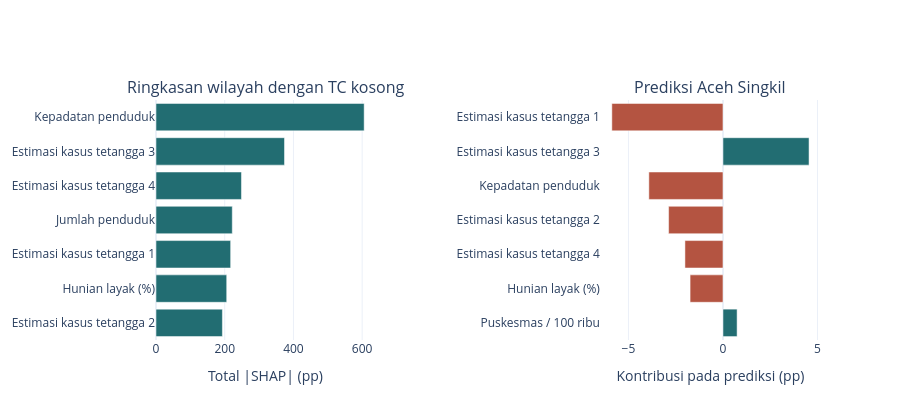

Notebook source saved alongside this figure:
### Code cell
LABELS = {
    "penduduk_jiwa": "Jumlah penduduk",
    "kepadatan_jiwa_km2": "Kepadatan penduduk",
    "penduduk_miskin_pct": "Penduduk miskin (%)",
    "rt_hunian_layak_pct": "Hunian layak (%)",
    "puskesmas_per_100rb_penduduk": "Puskesmas / 100 ribu",
    "wilayah_kota": "Status kota",
}
for position in range(1, MAX_NEIGHBORS + 1):
    LABELS[f"kasus_tetangga_{position}"] = f"Estimasi kasus tetangga {position}"
    LABELS[f"laju_tetangga_{position}"] = f"Laju insiden tetangga {position}"

global_bars = importance.head(7).iloc[::-1]
local_bars = local_explanation["kontribusi_pp"].head(7).iloc[::-1]
fig = make_subplots(
    rows=1, cols=2,
    subplot_titles=("Ringkasan wilayah dengan TC kosong", f"Prediksi {example_name}"),
    horizontal_spacing=0.34,
)
fig.add_trace(go.Bar(
    x=global_bars.to_numpy(), y=[LABELS[key] for key in global_bars.index],
    orientation="h", marker_color="#226d72", hovertemplate="%{y}<br>%{x:.2f} pp<extra></extra>",
), row=1, col=1)
fig.add_trace(go.Bar(
    x=local_bars.to_numpy(), y=[LABELS[key] for key in local_bars.index],
    orientation="h", marker_color=["#226d72" if value >= 0 else "#b45441" for value in local_bars],
    hovertemplate="%{y}<br>%{x:+.2f} pp<extra></extra>",
), row=1, col=2)
fig.update_xaxes(title_text="Total |SHAP| (pp)", row=1, col=1)
fig.update_xaxes(title_text="Kontribusi pada prediksi (pp)", zeroline=True, row=1, col=2)
fig.update_yaxes(automargin=True)
fig.update_layout(height=420, showlegend=False, template="plotly_white")
display({
    "application/vnd.plotly.v1+json": json.loads(fig.to_json()),
    "text/plain": "Grafik SHAP global dan contoh lokal. Nilai lengkap tersedia di tabel.",
}, raw=True)

### Figure 1 — Plotly figure (JSON) as saved in the notebook; plotly's stock layout.template omitted (floating-point values rounded to 4 significant figures)
{"data": [{"hovertemplate": "%{y}<br>%{x:.2f} pp<extra></extra>", "marker": {"color": "#226d72"}, "orientation": "h", "type": "bar", "x": [193.3, 205.8, 217.2, 222.0, 248.7, 373.9, 605.8], "xaxis": "x", "y": ["Estimasi kasus tetangga 2", "Hunian layak (%)", "Estimasi kasus tetangga 1", "Jumlah penduduk", "Estimasi kasus tetangga 4", "Estimasi kasus tetangga 3", "Kepadatan penduduk"], "yaxis": "y"}, {"hovertemplate": "%{y}<br>%{x:+.2f} pp<extra></extra>", "marker": {"color": ["#226d72", "#b45441", "#b45441", "#b45441", "#b45441", "#226d72", "#b45441"]}, "orientation": "h", "type": "bar", "x": [0.7473, -1.739, -2.012, -2.876, -3.92, 4.553, -5.878], "xaxis": "x2", "y": ["Puskesmas / 100 ribu", "Hunian layak (%)", "Estimasi kasus tetangga 4", "Estimasi kasus tetangga 2", "Kepadatan penduduk", "Estimasi kasus tetangga 3", "Estimasi kasus tetangga 1"], "yaxis": "y2"}], "layout": {"annotations": [{"font": {"size": 16}, "showarrow": false, "text": "Ringkasan wilayah dengan TC kosong", "x": 0.165, "xanchor": "center", "xref": "paper", "y": 1.0, "yanchor": "bottom", "yref": "paper"}, {"font": {"size": 16}, "showarrow": false, "text": "Prediksi Aceh Singkil", "x": 0.835, "xanchor": "center", "xref": "paper", "y": 1.0, "yanchor": "bottom", "yref": "paper"}], "height": 420, "showlegend": false, "xaxis": {"anchor": "y", "domain": [0.0, 0.33], "title": {"text": "Total |SHAP| (pp)"}}, "xaxis2": {"anchor": "y2", "domain": [0.67, 1.0], "title": {"text": "Kontribusi pada prediksi (pp)"}, "zeroline": true}, "yaxis": {"anchor": "x", "automargin": true, "domain": [0.0, 1.0]}, "yaxis2": {"anchor": "x2", "automargin": true, "domain": [0.0, 1.0]}}}
